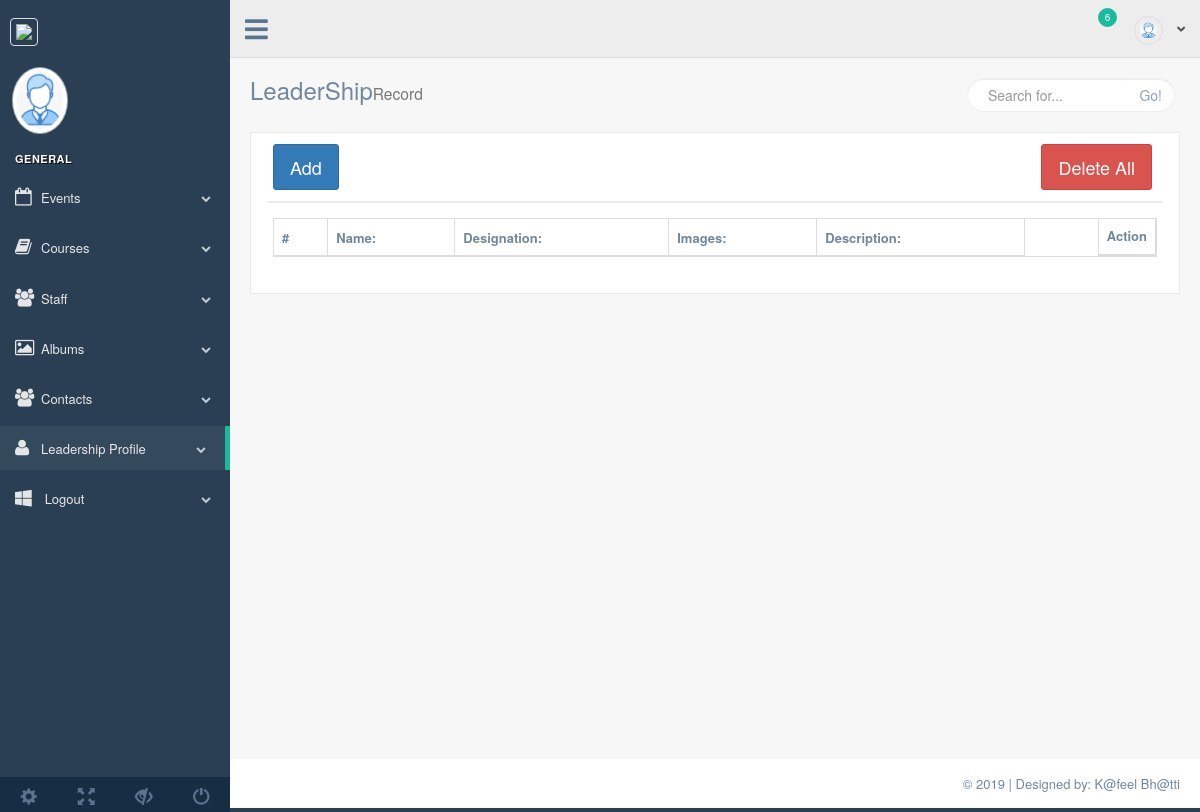
Page /admin/leadership.php on the earlier database version.
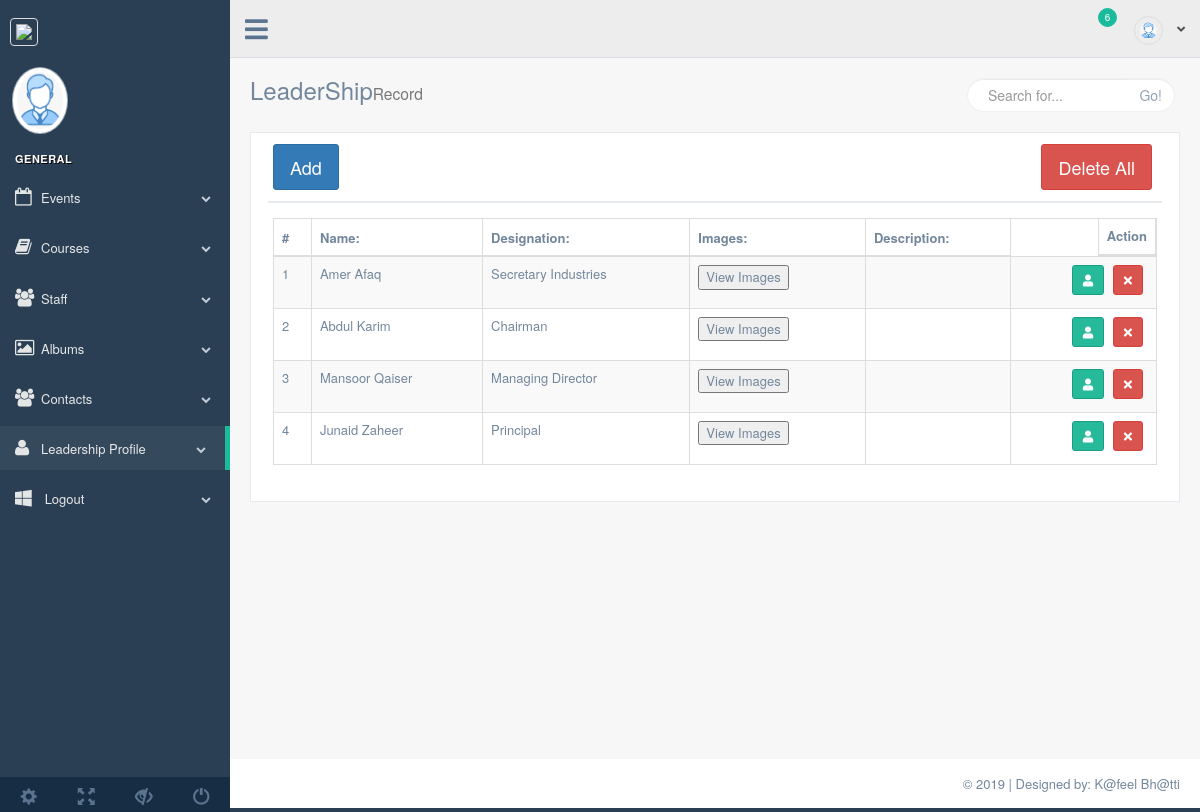
Same page on the later database version.
### tables this page shows
CREATE TABLE `leadership_profiles` (
  `lp_id` int(11) NOT NULL,
  `name` varchar(255) NOT NULL,
  `designation` varchar(255) NOT NULL,
  `profile_image` varchar(255) NOT NULL,
  `description` text NOT NULL
);

### admin/leadership.php (the view, shortened to what this page needs)
<?php
require_once('process/conn.php');
$query = "select * from leadership_profiles";
$excute = mysqli_query($conn, $query);
?>
<!DOCTYPE html>
<html lang="en">
<head>
    <link href="vendors/bootstrap/dist/css/bootstrap.min.css" rel="stylesheet">
    <link href="vendors/font-awesome/css/font-awesome.min.css" rel="stylesheet">
    <link href="vendors/nprogress/nprogress.css" rel="stylesheet">
    <link href="vendors/iCheck/skins/flat/green.css" rel="stylesheet">
    <link href="vendors/datatables.net-bs/css/dataTables.bootstrap.min.css" rel="stylesheet">
    <link href="vendors/datatables.net-buttons-bs/css/buttons.bootstrap.min.css" rel="stylesheet">
    <link href="vendors/datatables.net-fixedheader-bs/css/fixedHeader.bootstrap.min.css" rel="stylesheet">
    <link href="vendors/datatables.net-responsive-bs/css/responsive.bootstrap.min.css" rel="stylesheet">
    <link href="vendors/datatables.net-scroller-bs/css/scroller.bootstrap.min.css" rel="stylesheet">
    <link href="build/css/custom.css" rel="stylesheet">
</head>
<body class="nav-md">
    <div class="container body">
        <div class="main_container">
            <?php require_once 'inc/sidebar.php'; ?>
            <?php require_once 'inc/header.php'; ?>
            <div class="right_col" role="main">
                <div class="">
                    <div class="page-title">
                        <div class="title_left">
                            <h3>LeaderShip<small>Record</small></h3>
                        </div>
                        <div class="title_right">
                            <div class="col-md-5 col-sm-5 col-xs-12 form-group pull-right top_search">
                                <div class="input-group">
                                    <input type="text" class="form-control" placeholder="Search for...">
                                    <span class="input-group-btn">
                                        <button class="btn btn-default" type="button">Go!</button>
                                    </span>
                                </div>
                            </div>
                        </div>
                    </div>
                    <div class="clearfix"></div>
                    <div class="row">
                        <div class="col-md-12 col-sm-12 col-xs-12">
                            <div class="x_panel">
                                <div class="x_title">
                                    <button type="button" class="btn btn-primary btn-lg" data-toggle="modal"
                                        data-target="#exampleModal" data-whatever="@mdo">Add </button>
                                    <a href="process/leadership_delete.php?all"> <button class="btn btn-danger btn-lg" style="float: right">Delete All</button></a>
                                </div>
                                <div class="x_content">
                                    <table id="datatable" class="table table-striped table-bordered">
                                        <thead>
                                            <tr>
                                                <th>#</th>
                                                <th>Name:</th>
                                                <th>Designation:</th>
                                                <th>Images:</th>
                                                <th>Description:</th>
                                                <th style="float: right">Action</th>
                                            </tr>
                                        </thead>
                                        <tbody>
                                            <?php
                                            $i = 1;
                                            while ($record = mysqli_fetch_array($excute)) {
                                            ?>
                                                <tr>
                                                <td><?php echo $i; ?></td>
										<td><?php echo $record['name']; ?></td>
										<td><?php echo $record['designation']; ?></td>
                                        <td><button data-toggle="modal" data-target="#imageModal<?php echo $record['lp_id']; ?>">View Images</button></td>
										<td><?php echo $record['description']; ?></td>
                                        <td class="text-right">
                                                <a href="edit_leadership.php?edit=<?php echo $record['lp_id']; ?>">
                                                    <button type="button" rel="tooltip" class="btn btn-success btn-icon btn-sm ">
                                                            <i class="fa fa-user"></i>
                                                    </button>
                                                </a>
                                                        <a href="process/leadership_delete.php?dlt=<?php echo $record['lp_id']; ?>">
                                                            <button type="button" rel="tooltip" class="btn btn-danger btn-icon btn-sm ">
                                                                <i class="fa fa-times"></i>
                                                            </button>
                                                        </a>
                                                    </td>
                                                </tr>
                                            <?php $i++;
                                            } ?>
                                        </tbody>
                                    </table>
                                </div>
                            </div>
                        </div>
                    </div>
                </div>
            </div>
            <?php require_once 'inc/footer.php'; ?>
        </div>
    </div>
</body>
</html>

### admin/inc/sidebar.php (shortened to what this page needs)
<link href="https://cdnjs.cloudflare.com/ajax/libs/font-awesome/5.15.4/css/all.min.css" rel="stylesheet">
<div class="col-md-3 left_col">
    <div class="left_col scroll-view">
        <div class="navbar nav_title" style="border: 0;">
            <a href="home.php" class="site_title"><img src="images/logo.png"><span></span></a>
        </div>
        <div class="profile clearfix">
            <div class="profile_pic">
                <img src="images/profile.png" alt="..." class="img-circle profile_img">
            </div>
            <div class="profile_info">
            </div>
        </div>
        <br />
        <div id="sidebar-menu" class="main_menu_side hidden-print main_menu">
            <div class="menu_section">
                <h3>General</h3>
                <ul class="nav side-menu">
    <li><a href="events.php"><i class="fa fa-calendar-o"></i>Events<span class="fa fa-chevron-down"></span></a>
    </li>
    <li><a href="courses.php"><i class="fa fa-book"></i>Courses<span class="fa fa-chevron-down"></span></a>
    </li>
    <li><a href="staff.php"><i class="fa fa-users"></i>Staff<span class="fa fa-chevron-down"></span></a>
    </li>
    <li><a href="albums.php"><i class="fa fa-image"></i>Albums<span class="fa fa-chevron-down"></span></a>
    </li>
    <li><a href="contact.php"><i class="fa fa-users"></i>Contacts<span class="fa fa-chevron-down"></span></a>
    </li>
    <li><a href="leadership.php"><i class="fa fa-user"></i>Leadership Profile<span class="fa fa-chevron-down"></span></a></li>
    <li><a href="logout.php"><i class="fa fa-windows"></i> Logout <span class="fa fa-chevron-down"></span></a>
    </li>
</ul>
            </div>
        </div>
        <div class="sidebar-footer hidden-small">
            <a data-toggle="tooltip" data-placement="top" title="Settings">
                <span class="glyphicon glyphicon-cog" aria-hidden="true"></span>
            </a>
            <a data-toggle="tooltip" data-placement="top" title="FullScreen">
                <span class="glyphicon glyphicon-fullscreen" aria-hidden="true"></span>
            </a>
            <a data-toggle="tooltip" data-placement="top" title="Lock">
                <span class="glyphicon glyphicon-eye-close" aria-hidden="true"></span>
            </a>
            <a data-toggle="tooltip" data-placement="top" title="Logout" href="login.html">
                <span class="glyphicon glyphicon-off" aria-hidden="true"></span>
            </a>
        </div>
    </div>
</div>

### admin/inc/header.php (shortened to what this page needs)
<div class="top_nav">
	<div class="nav_menu">
		<nav>
			<div class="nav toggle">
				<a id="menu_toggle"><i class="fa fa-bars"></i></a>
			</div>
			<ul class="nav navbar-nav navbar-right">
				<li class="">
					<a href="javascript:;" class="user-profile dropdown-toggle" data-toggle="dropdown" aria-expanded="false">
                        <img src="images/profile.png" alt=""><?php print @$_SESSION['admin_name']; ?>
                        <span class=" fa fa-angle-down"></span>
                    </a>
				</li>
				<li role="presentation" class="dropdown">
					<a href="javascript:;" class="dropdown-toggle info-number" data-toggle="dropdown" aria-expanded="false">
                        <i class="fa fa-envelope-o"></i>
                        <span class="badge bg-green">6</span>
                    </a>
				</li>
			</ul>
		</nav>
	</div>
</div>

### admin/inc/footer.php
<footer>
    <div class="pull-right">
        © 2019 | Designed by: K@feel Bh@tti
    </div>
    <div class="clearfix"></div>
</footer>

### admin/leadership.php (style rules this page uses)
img { border: 1px solid #ddd; border-radius: 4px; padding: 5px; width: 150px; }

Differences in the rows shown:
added leadership_profiles: name "Amer Afaq", designation "Secretary Industries"
added leadership_profiles: name "Abdul Karim", designation "Chairman"
added leadership_profiles: name "Mansoor Qaiser", designation "Managing Director"
added leadership_profiles: name "Junaid Zaheer", designation "Principal"
